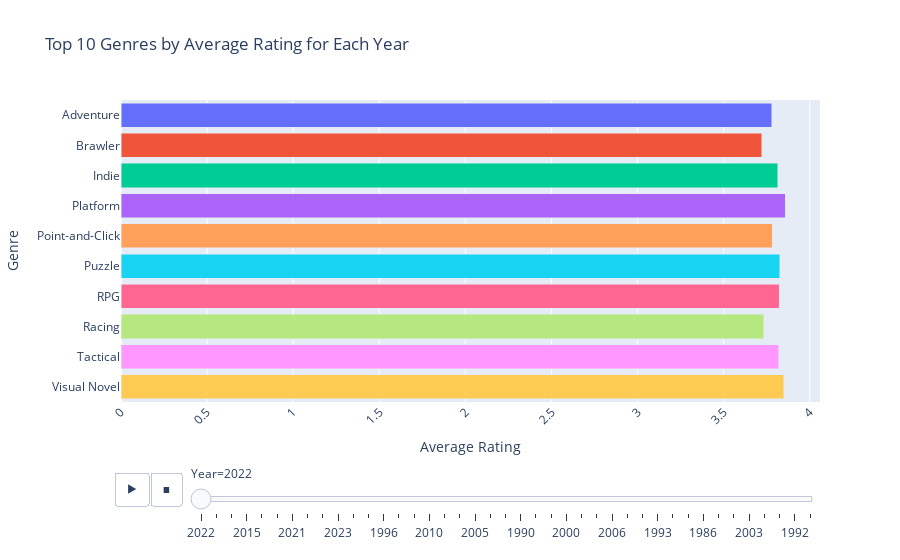

The code cell stored with this chart in its notebook:
### Code cell
import pandas as pd
from datetime import datetime
import plotly.express as px
from ast import literal_eval

df = pd.read_csv('Dataset/games.csv')

df = df[df['Release Date'] != 'releases on TBD']

df['Release Date'] = df['Release Date'].apply(lambda x: datetime.strptime(x, '%b %d, %Y'))
df['Year'] = df['Release Date'].dt.year
df['Day'] = df['Release Date'].dt.day

df['Genres'] = df['Genres'].apply(literal_eval)

def convert_to_int(value):
    if 'K' in value:
        return int(float(value.replace('K', '')) * 1000)
    else:
        return int(value)

df['Plays'] = df['Plays'].apply(convert_to_int)

df = df.explode('Genres').dropna(subset=['Genres'])

avg_rating_per_genre_year = df.groupby(['Year', 'Genres'])['Rating'].mean().reset_index().dropna()

top_genres_by_year = {}
for year in df['Year'].unique():
    df_year = avg_rating_per_genre_year[avg_rating_per_genre_year['Year'] == year]
    top_genres_by_year[year] = df_year.groupby('Genres')['Rating'].mean().nlargest(10).index

df_top_genres = pd.DataFrame()
for year in df['Year'].unique():
    df_year = avg_rating_per_genre_year[avg_rating_per_genre_year['Year'] == year]
    df_year_top_genres = df_year[df_year['Genres'].isin(top_genres_by_year[year])]
    df_top_genres = pd.concat([df_top_genres, df_year_top_genres])

fig = px.bar(df_top_genres, x='Rating', y='Genres', color='Genres',
             title='Top 10 Genres by Average Rating for Each Year',
             labels={'Rating': 'Average Rating', 'Genres': 'Genre', 'Year': 'Year'},
             barmode='stack',
             animation_frame='Year',
             orientation='h'  # Horizontal orientation
            )

fig.update_layout(xaxis_tickangle=-45, xaxis_title='Average Rating', yaxis_title='Genre',
                  showlegend=False,)

fig.show()

### Figure 1 — Plotly figure (JSON) as saved in the notebook; plotly's stock layout.template omitted (floating-point values rounded to 4 significant figures)
{"data": [{"alignmentgroup": "True", "hovertemplate": "Genre=%{y}<br>Year=2022<br>Average Rating=%{x}<extra></extra>", "legendgroup": "Adventure", "marker": {"color": "#636efa", "pattern": {"shape": ""}}, "name": "Adventure", "offsetgroup": "Adventure", "orientation": "h", "showlegend": true, "textposition": "auto", "type": "bar", "x": [3.78], "xaxis": "x", "y": ["Adventure"], "yaxis": "y"}, {"alignmentgroup": "True", "hovertemplate": "Genre=%{y}<br>Year=2022<br>Average Rating=%{x}<extra></extra>", "legendgroup": "Brawler", "marker": {"color": "#EF553B", "pattern": {"shape": ""}}, "name": "Brawler", "offsetgroup": "Brawler", "orientation": "h", "showlegend": true, "textposition": "auto", "type": "bar", "x": [3.723], "xaxis": "x", "y": ["Brawler"], "yaxis": "y"}, {"alignmentgroup": "True", "hovertemplate": "Genre=%{y}<br>Year=2022<br>Average Rating=%{x}<extra></extra>", "legendgroup": "Indie", "marker": {"color": "#00cc96", "pattern": {"shape": ""}}, "name": "Indie", "offsetgroup": "Indie", "orientation": "h", "showlegend": true, "textposition": "auto", "type": "bar", "x": [3.816], "xaxis": "x", "y": ["Indie"], "yaxis": "y"}, {"alignmentgroup": "True", "hovertemplate": "Genre=%{y}<br>Year=2022<br>Average Rating=%{x}<extra></extra>", "legendgroup": "Platform", "marker": {"color": "#ab63fa", "pattern": {"shape": ""}}, "name": "Platform", "offsetgroup": "Platform", "orientation": "h", "showlegend": true, "textposition": "auto", "type": "bar", "x": [3.857], "xaxis": "x", "y": ["Platform"], "yaxis": "y"}, {"alignmentgroup": "True", "hovertemplate": "Genre=%{y}<br>Year=2022<br>Average Rating=%{x}<extra></extra>", "legendgroup": "Point-and-Click", "marker": {"color": "#FFA15A", "pattern": {"shape": ""}}, "name": "Point-and-Click", "offsetgroup": "Point-and-Click", "orientation": "h", "showlegend": true, "textposition": "auto", "type": "bar", "x": [3.783], "xaxis": "x", "y": ["Point-and-Click"], "yaxis": "y"}, {"alignmentgroup": "True", "hovertemplate": "Genre=%{y}<br>Year=2022<br>Average Rating=%{x}<extra></extra>", "legendgroup": "Puzzle", "marker": {"color": "#19d3f3", "pattern": {"shape": ""}}, "name": "Puzzle", "offsetgroup": "Puzzle", "orientation": "h", "showlegend": true, "textposition": "auto", "type": "bar", "x": [3.827], "xaxis": "x", "y": ["Puzzle"], "yaxis": "y"}, {"alignmentgroup": "True", "hovertemplate": "Genre=%{y}<br>Year=2022<br>Average Rating=%{x}<extra></extra>", "legendgroup": "RPG", "marker": {"color": "#FF6692", "pattern": {"shape": ""}}, "name": "RPG", "offsetgroup": "RPG", "orientation": "h", "showlegend": true, "textposition": "auto", "type": "bar", "x": [3.823], "xaxis": "x", "y": ["RPG"], "yaxis": "y"}, {"alignmentgroup": "True", "hovertemplate": "Genre=%{y}<br>Year=2022<br>Average Rating=%{x}<extra></extra>", "legendgroup": "Racing", "marker": {"color": "#B6E880", "pattern": {"shape": ""}}, "name": "Racing", "offsetgroup": "Racing", "orientation": "h", "showlegend": true, "textposition": "auto", "type": "bar", "x": [3.733], "xaxis": "x", "y": ["Racing"], "yaxis": "y"}, {"alignmentgroup": "True", "hovertemplate": "Genre=%{y}<br>Year=2022<br>Average Rating=%{x}<extra></extra>", "legendgroup": "Tactical", "marker": {"color": "#FF97FF", "pattern": {"shape": ""}}, "name": "Tactical", "offsetgroup": "Tactical", "orientation": "h", "showlegend": true, "textposition": "auto", "type": "bar", "x": [3.82], "xaxis": "x", "y": ["Tactical"], "yaxis": "y"}, {"alignmentgroup": "True", "hovertemplate": "Genre=%{y}<br>Year=2022<br>Average Rating=%{x}<extra></extra>", "legendgroup": "Visual Novel", "marker": {"color": "#FECB52", "pattern": {"shape": ""}}, "name": "Visual Novel", "offsetgroup": "Visual Novel", "orientation": "h", "showlegend": true, "textposition": "auto", "type": "bar", "x": [3.85], "xaxis": "x", "y": ["Visual Novel"], "yaxis": "y"}], "layout": {"barmode": "stack", "legend": {"title": {"text": "Genre"}, "tracegroupgap": 0}, "showlegend": false, "sliders": [{"active": 0, "currentvalue": {"prefix": "Year="}, "len": 0.9, "pad": {"b": 10, "t": 60}, "steps": [{"args": [["2022"], {"frame": {"duration": 0, "redraw": true}, "fromcurrent": true, "mode": "immediate", "transition": {"duration": 0, "easing": "linear"}}], "label": "2022", "method": "animate"}, {"args": [["2019"], {"frame": {"duration": 0, "redraw": true}, "fromcurrent": true, "mode": "immediate", "transition": {"duration": 0, "easing": "linear"}}], "label": "2019", "method": "animate"}, {"args": [["2017"], {"frame": {"duration": 0, "redraw": true}, "fromcurrent": true, "mode": "immediate", "transition": {"duration": 0, "easing": "linear"}}], "label": "2017", "method": "animate"}, {"args": [["2015"], {"frame": {"duration": 0, "redraw": true}, "fromcurrent": true, "mode": "immediate", "transition": {"duration": 0, "easing": "linear"}}], "label": "2015", "method": "animate"}, {"args": [["2011"], {"frame": {"duration": 0, "redraw": true}, "fromcurrent": true, "mode": "immediate", "transition": {"duration": 0, "easing": "linear"}}], "label": "2011", "method": "animate"}, {"args": [["2020"], {"frame": {"duration": 0, "redraw": true}, "fromcurrent": true, "mode": "immediate", "transition": {"duration": 0, "easing": "linear"}}], "label": "2020", "method": "animate"}, {"args": [["2021"], {"frame": {"duration": 0, "redraw": true}, "fromcurrent": true, "mode": "immediate", "transition": {"duration": 0, "easing": "linear"}}], "label": "2021", "method": "animate"}, {"args": [["2018"], {"frame": {"duration": 0, "redraw": true}, "fromcurrent": true, "mode": "immediate", "transition": {"duration": 0, "easing": "linear"}}], "label": "2018", "method": "animate"}, {"args": [["2007"], {"frame": {"duration": 0, "redraw": true}, "fromcurrent": true, "mode": "immediate", "transition": {"duration": 0, "easing": "linear"}}], "label": "2007", "method": "animate"}, {"args": [["2023"], {"frame": {"duration": 0, "redraw": true}, "fromcurrent": true, "mode": "immediate", "transition": {"duration": 0, "easing": "linear"}}], "label": "2023", "method": "animate"}, {"args": [["2013"], {"frame": {"duration": 0, "redraw": true}, "fromcurrent": true, "mode": "immediate", "transition": {"duration": 0, "easing": "linear"}}], "label": "2013", "method": "animate"}, {"args": [["2016"], {"frame": {"duration": 0, "redraw": true}, "fromcurrent": true, "mode": "immediate", "transition": {"duration": 0, "easing": "linear"}}], "label": "2016", "method": "animate"}, {"args": [["1996"], {"frame": {"duration": 0, "redraw": true}, "fromcurrent": true, "mode": "immediate", "transition": {"duration": 0, "easing": "linear"}}], "label": "1996", "method": "animate"}, {"args": [["1997"], {"frame": {"duration": 0, "redraw": true}, "fromcurrent": true, "mode": "immediate", "transition": {"duration": 0, "easing": "linear"}}], "label": "1997", "method": "animate"}, {"args": [["2012"], {"frame": {"duration": 0, "redraw": true}, "fromcurrent": true, "mode": "immediate", "transition": {"duration": 0, "easing": "linear"}}], "label": "2012", "method": "animate"}, {"args": [["2010"], {"frame": {"duration": 0, "redraw": true}, "fromcurrent": true, "mode": "immediate", "transition": {"duration": 0, "easing": "linear"}}], "label": "2010", "method": "animate"}, {"args": [["2009"], {"frame": {"duration": 0, "redraw": true}, "fromcurrent": true, "mode": "immediate", "transition": {"duration": 0, "easing": "linear"}}], "label": "2009", "method": "animate"}, {"args": [["2001"], {"frame": {"duration": 0, "redraw": true}, "fromcurrent": true, "mode": "immediate", "transition": {"duration": 0, "easing": "linear"}}], "label": "2001", "method": "animate"}, {"args": [["2005"], {"frame": {"duration": 0, "redraw": true}, "fromcurrent": true, "mode": "immediate", "transition": {"duration": 0, "easing": "linear"}}], "label": "2005", "method": "animate"}, {"args": [["1998"], {"frame": {"duration": 0, "redraw": true}, "fromcurrent": true, "mode": "immediate", "transition": {"duration": 0, "easing": "linear"}}], "label": "1998", "method": "animate"}, {"args": [["1995"], {"frame": {"duration": 0, "redraw": true}, "fromcurrent": true, "mode": "immediate", "transition": {"duration": 0, "easing": "linear"}}], "label": "1995", "method": "animate"}, {"args": [["1990"], {"frame": {"duration": 0, "redraw": true}, "fromcurrent": true, "mode": "immediate", "transition": {"duration": 0, "easing": "linear"}}], "label": "1990", "method": "animate"}, {"args": [["1994"], {"frame": {"duration": 0, "redraw": true}, "fromcurrent": true, "mode": "immediate", "transition": {"duration": 0, "easing": "linear"}}], "label": "1994", "method": "animate"}, {"args": [["1985"], {"frame": {"duration": 0, "redraw": true}, "fromcurrent": true, "mode": "immediate", "transition": {"duration": 0, "easing": "linear"}}], "label": "1985", "method": "animate"}, {"args": [["2000"], {"frame": {"duration": 0, "redraw": true}, "fromcurrent": true, "mode": "immediate", "transition": {"duration": 0, "easing": "linear"}}], "label": "2000", "method": "animate"}, {"args": [["2004"], {"frame": {"duration": 0, "redraw": true}, "fromcurrent": true, "mode": "immediate", "transition": {"duration": 0, "easing": "linear"}}], "label": "2004", "method": "animate"}, {"args": [["2002"], {"frame": {"duration": 0, "redraw": true}, "fromcurrent": true, "mode": "immediate", "transition": {"duration": 0, "easing": "linear"}}], "label": "2002", "method": "animate"}, {"args": [["2006"], {"frame": {"duration": 0, "redraw": true}, "fromcurrent": true, "mode": "immediate", "transition": {"duration": 0, "easing": "linear"}}], "label": "2006", "method": "animate"}, {"args": [["2014"], {"frame": {"duration": 0, "redraw": true}, "fromcurrent": true, "mode": "immediate", "transition": {"duration": 0, "easing": "linear"}}], "label": "2014", "method": "animate"}, {"args": [["1988"], {"frame": {"duration": 0, "redraw": true}, "fromcurrent": true, "mode": "immediate", "transition": {"duration": 0, "easing": "linear"}}], "label": "1988", "method": "animate"}, {"args": [["1993"], {"frame": {"duration": 0, "redraw": true}, "fromcurrent": true, "mode": "immediate", "transition": {"duration": 0, "easing": "linear"}}], "label": "1993", "method": "animate"}, {"args": [["1991"], {"frame": {"duration": 0, "redraw": true}, "fromcurrent": true, "mode": "immediate", "transition": {"duration": 0, "easing": "linear"}}], "label": "1991", "method": "animate"}, {"args": [["2008"], {"frame": {"duration": 0, "redraw": true}, "fromcurrent": true, "mode": "immediate", "transition": {"duration": 0, "easing": "linear"}}], "label": "2008", "method": "animate"}, {"args": [["1986"], {"frame": {"duration": 0, "redraw": true}, "fromcurrent": true, "mode": "immediate", "transition": {"duration": 0, "easing": "linear"}}], "label": "1986", "method": "animate"}, {"args": [["1989"], {"frame": {"duration": 0, "redraw": true}, "fromcurrent": true, "mode": "immediate", "transition": {"duration": 0, "easing": "linear"}}], "label": "1989", "method": "animate"}, {"args": [["1999"], {"frame": {"duration": 0, "redraw": true}, "fromcurrent": true, "mode": "immediate", "transition": {"duration": 0, "easing": "linear"}}], "label": "1999", "method": "animate"}, {"args": [["2003"], {"frame": {"duration": 0, "redraw": true}, "fromcurrent": true, "mode": "immediate", "transition": {"duration": 0, "easing": "linear"}}], "label": "2003", "method": "animate"}, {"args": [["1987"], {"frame": {"duration": 0, "redraw": true}, "fromcurrent": true, "mode": "immediate", "transition": {"duration": 0, "easing": "linear"}}], "label": "1987", "method": "animate"}, {"args": [["1980"], {"frame": {"duration": 0, "redraw": true}, "fromcurrent": true, "mode": "immediate", "transition": {"duration": 0, "easing": "linear"}}], "label": "1980", "method": "animate"}, {"args": [["1992"], {"frame": {"duration": 0, "redraw": true}, "fromcurrent": true, "mode": "immediate", "transition": {"duration": 0, "easing": "linear"}}], "label": "1992", "method": "animate"}, {"args": [["1982"], {"frame": {"duration": 0, "redraw": true}, "fromcurrent": true, "mode": "immediate", "transition": {"duration": 0, "easing": "linear"}}], "label": "1982", "method": "animate"}], "x": 0.1, "xanchor": "left", "y": 0, "yanchor": "top"}], "title": {"text": "Top 10 Genres by Average Rating for Each Year"}, "updatemenus": [{"buttons": [{"args": [null, {"frame": {"duration": 500, "redraw": true}, "fromcurrent": true, "mode": "immediate", "transition": {"duration": 500, "easing": "linear"}}], "label": "&#9654;", "method": "animate"}, {"args": [[null], {"frame": {"duration": 0, "redraw": true}, "fromcurrent": true, "mode": "immediate", "transition": {"duration": 0, "easing": "linear"}}], "label": "&#9724;", "method": "animate"}], "direction": "left", "pad": {"r": 10, "t": 70}, "showactive": false, "type": "buttons", "x": 0.1, "xanchor": "right", "y": 0, "yanchor": "top"}], "xaxis": {"anchor": "y", "domain": [0, 1], "tickangle": -45, "title": {"text": "Average Rating"}}, "yaxis": {"anchor": "x", "categoryarray": ["Pinball", "Sport", "Quiz/Trivia", "Music", "Real Time Strategy", "Fighting", "Shooter", "Card & Board Game", "Arcade", "Turn Based Strategy", "Strategy", "Simulator", "Visual Novel", "Tactical", "Racing", "RPG", "Puzzle", "Point-and-Click", "Platform", "Indie", "Brawler", "Adventure"], "categoryorder": "array", "domain": [0, 1], "title": {"text": "Genre"}}}}
